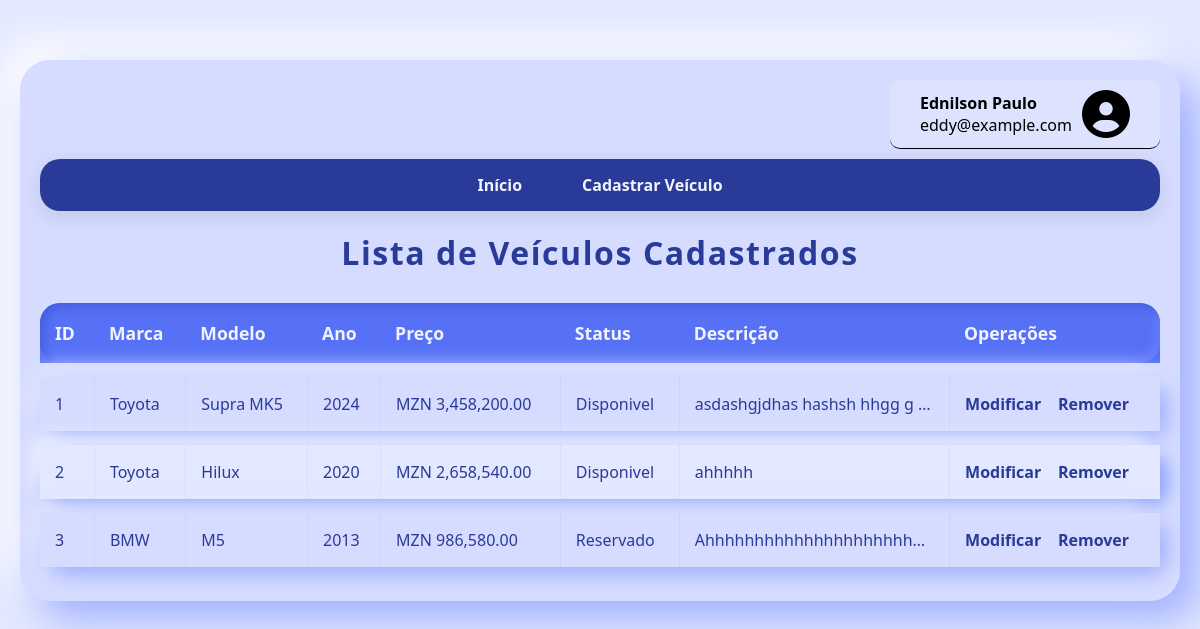
/Veiculos/View/listarVeiculo.php (signed in), run on the app's committed database.
### tables this page shows
CREATE TABLE `veiculo` (
  `ID` int(11) NOT NULL AUTO_INCREMENT,
  `marca` varchar(30) NOT NULL,
  `modelo` varchar(50) NOT NULL,
  `ano` int(11) DEFAULT NULL,
  `preco` decimal(10,2) NOT NULL,
  `status` enum('Disponivel','Vendido','Reservado') NOT NULL DEFAULT 'Disponivel',
  `descricao` text NOT NULL,
  PRIMARY KEY (`ID`)
);

### Veiculos/Controller/controllerVeiculo.php (called while the page is built, shortened)
<?php
    include_once('../Controller/veiculo.php');
    include_once('../Controller/conexao.php');
    function listOfVeiculos() {
        global $conexao;
        $veiculos = array();
        $sql = "SELECT * FROM veiculo";
        $result = mysqli_query($conexao, $sql);
        if ($result) {
            while($rs = mysqli_fetch_assoc($result)) {
                $carro = new Veiculo($rs['ID'], $rs['marca'], $rs['modelo'], $rs['ano'], $rs['preco'], $rs['status'], $rs['descricao']);
                array_push($veiculos, $carro);
            }
        }
        return $veiculos;
    }
?>

### Veiculos/Controller/veiculo.php (called while the page is built, shortened)
<?php
    class Veiculo {
        private $ID;
        private $marca;
        private $modelo;
        private $ano;
        private $preco;
        private $status;
        private $descricao;
        function __construct($ID, $marca, $modelo, $ano, $preco, $status, $descricao) {
            $this->ID = $ID;
            $this->marca = $marca;
            $this->modelo = $modelo;
            $this->ano = $ano;
            $this->preco = $preco;
            $this->status = $status;
            $this->descricao = $descricao;
        }
        function getID() { return $this->ID; }
        function getMarca() { return $this->marca; }
        function getModelo() { return $this->modelo; }
        function getAno() { return $this->ano; }
        function getStatus() { return $this->status; }
        function getDescricao() { return $this->descricao; }
        function getPreco() { return $this->preco; }
    }
?>

### Veiculos/View/listarVeiculo.php (the view, shortened to what this page needs)
<?php
    $nome =  $_SESSION['nome'];
    $sobrenome = $_SESSION['sobrenome'];
    $email = $_SESSION['email']
?>
<?php
include_once("../Controller/controllerVeiculo.php");
$veiculos = listOfVeiculos();
?>
<!DOCTYPE html>
<html lang="pt">
<head>
     <link rel="stylesheet" href="https://cdnjs.cloudflare.com/ajax/libs/font-awesome/6.7.2/css/all.min.css" />
    <link rel="stylesheet" href="../style/listaDeVeiculos.css">
</head>
<body>
    <div class="container">
            <div class="perfil">
                <p><span><?php echo $nome." ".$sobrenome;?></span></br><?php echo $email;?></p>
                <i class="fa-solid fa-circle-user"></i>
            </div>
        <header>
            <nav>
                <ul class="nav-links">
                    <li><a href="../../Home/home.php">Início</a></li>
                    <li><a href="../View/cadastroVeiculo.php">Cadastrar Veículo</a></li>
                </ul>
            </nav>
        </header>
        <h1>Lista de Veículos Cadastrados</h1>
        <table>
            <thead>
                <th>ID</th>
                <th>Marca</th>
                <th>Modelo</th>
                <th>Ano</th>
                <th>Preço</th>
                <th>Status</th>
                <th>Descrição</th>
                <th>Operações</th>
            </thead>
            <tbody>
                <?php
                foreach ($veiculos as $carro) {
                    echo "
                            <tr>
                                <td data-label='ID'>{$carro->getID()}</td>
                                <td data-label='Marca'>{$carro->getMarca()}</td>
                                <td data-label='Modelo'>{$carro->getModelo()}</td>
                                <td data-label='Ano'>{$carro->getAno()}</td>
                                <td data-label='Preço'>MZN " . number_format($carro->getPreco(), 2, '.', ',') . "</td>
                                <td data-label='Status'>{$carro->getStatus()}</td>
                                <td data-label='Descrição'>{$carro->getDescricao()}</td>
                                <td data-label='Ações'><a href='../View/updateVeiculo.php?id={$carro->getID()}'>Modificar</a> &nbsp;&nbsp; <a href='../Controller/removeVeiculo.php?id={$carro->getID()}'>Remover</a></td>
                            </tr>
                        ";
                }
                ?>
            </tbody>
        </table>
    </div>
</body>
</html>

### Veiculos/style/listaDeVeiculos.css (style rules this page uses)
* { margin: 0; padding: 0; box-sizing: border-box; font-family: 'Poppins', 'Segoe UI', Tahoma, Geneva, Verdana, sans-serif; -webkit-font-smoothing: antialiased; -moz-osx-font-smoothing: grayscale; }
body { background: #e3e9ff; min-height: 100vh; display: flex; justify-content: center; align-items: flex-start; padding: 20px; }
.container { width: 100%; max-width: 1200px; margin: 40px auto; padding: 20px; background: #d5dcff; border-radius: 30px; box-shadow: 18px 18px 40px #a0afff, -18px -18px 40px #ffffff; color: #2a3a99; overflow-x: auto; }
header { width: 100%; background-color: #2a3a99; padding: 15px 0; margin-bottom: 20px; border-radius: 20px; box-shadow: 0 5px 20px rgba(0, 0, 0, 0.1); }
.nav-links { list-style: none; display: flex; justify-content: center; gap: 30px; }
.nav-links li a { color: #f0f4ff; font-weight: 600; text-decoration: none; font-size: 1rem; position: relative; padding: 10px 15px; transition: all 0.3s ease; border-radius: 8px; }
.nav-links li a::after { content: ''; position: absolute; width: 0; height: 3px; background: #ffffff; bottom: 0; left: 50%; transition: width 0.3s ease, left 0.3s ease; border-radius: 10px; }
h1 { font-weight: 700; color: #2a3a99; margin-bottom: 15px; text-align: center; letter-spacing: 0.05em; }
table { width: 100%; border-collapse: separate; border-spacing: 0 14px; min-width: 800px; }
thead th { padding: 18px 15px; color: #f0f4ff; font-weight: 700; font-size: 1.1rem; text-align: left; }
thead th:first-child { border-top-left-radius: 20px; }
thead th:last-child { border-top-right-radius: 20px; }
tbody tr { background: #d5dcff; box-shadow: 8px 8px 20px #a0afff, -8px -8px 20px #e2e7ff; border-radius: 20px; transition: background-color 0.3s ease, box-shadow 0.3s ease; opacity: 0; animation: fadeInUp 0.5s ease forwards; }
tbody tr:nth-child(even) { background: #e1e8ff; box-shadow: 8px 8px 18px #8ba0ff, -8px -8px 18px #f0f4ff; }
tbody td { padding: 16px 15px; color: #2a3a99; font-size: 1rem; vertical-align: middle; white-space: nowrap; overflow: hidden; text-overflow: ellipsis; }
tbody td[data-label="Descrição"] { max-width: 250px; }
tbody td + td { border-left: 1px solid #a9b0fa33; }
tbody td a { color: #2a3a99; font-weight: 600; text-decoration: none; white-space: nowrap; transition: color 0.3s ease, text-decoration 0.3s ease; }
tbody tr:nth-child(1) { animation-delay: 0.1s; }
tbody tr:nth-child(2) { animation-delay: 0.2s; }
tbody tr:nth-child(3) { animation-delay: 0.3s; }
.perfil { color: black; display: flex; flex-direction: row; align-items: center; margin-left: 850px; padding: 10px; padding-left: 30px; padding-right: 30px; border-radius: 10px; background-color: rgba(255, 255, 255, 0.2); backdrop-filter: blur(20px); border-bottom: 1px solid black; margin-bottom: 10px; display: flex; justify-content: space-between; }
.perfil i { font-size: 3rem; }
.perfil span { font-weight: bolder; }

### data on the page
veiculo: ID "1", marca "Toyota", modelo "Supra MK5", ano "2024", preco "3,458,200.00", status "Disponivel", descricao "asdashgjdhas hashsh hhgg g…"
veiculo: ID "2", marca "Toyota", modelo "Hilux", ano "2020", preco "2,658,540.00", status "Disponivel", descricao "ahhhhh"
veiculo: ID "3", marca "BMW", modelo "M5", ano "2013", preco "986,580.00", status "Reservado", descricao "Ahhhhhhhhhhhhhhhhhhhhh…"

### other printed values
$nome "Ednilson"
$sobrenome "Paulo"
$email "eddy@example.com"
